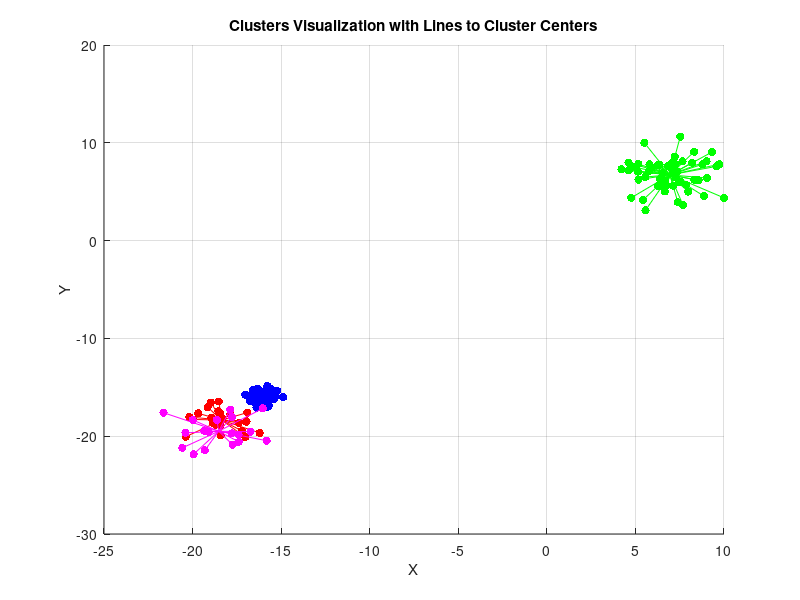
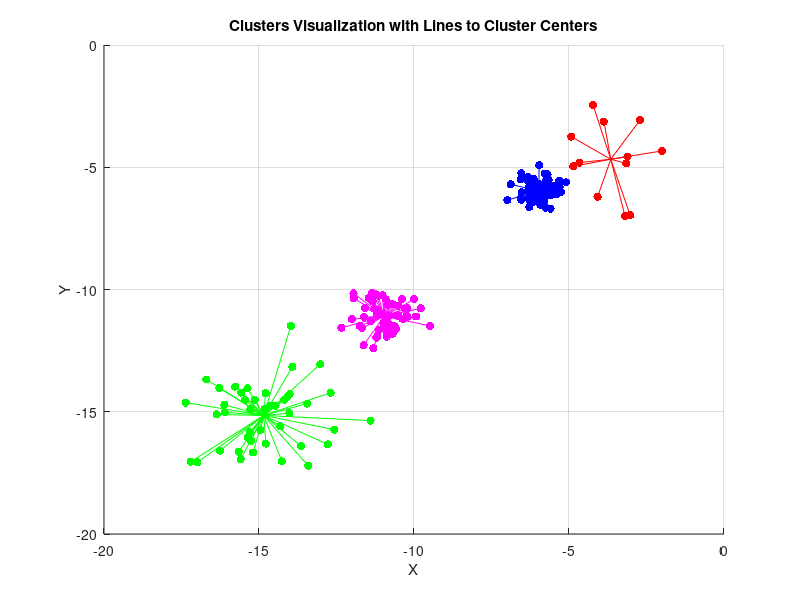
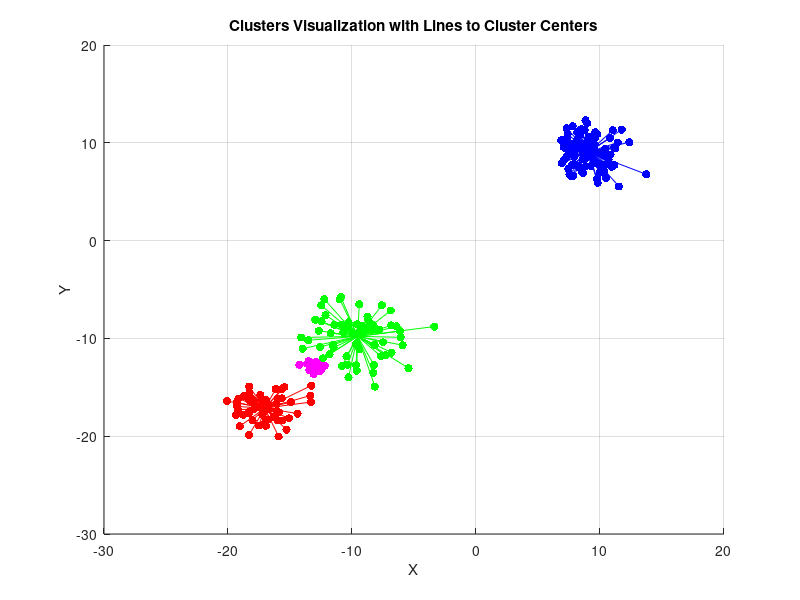
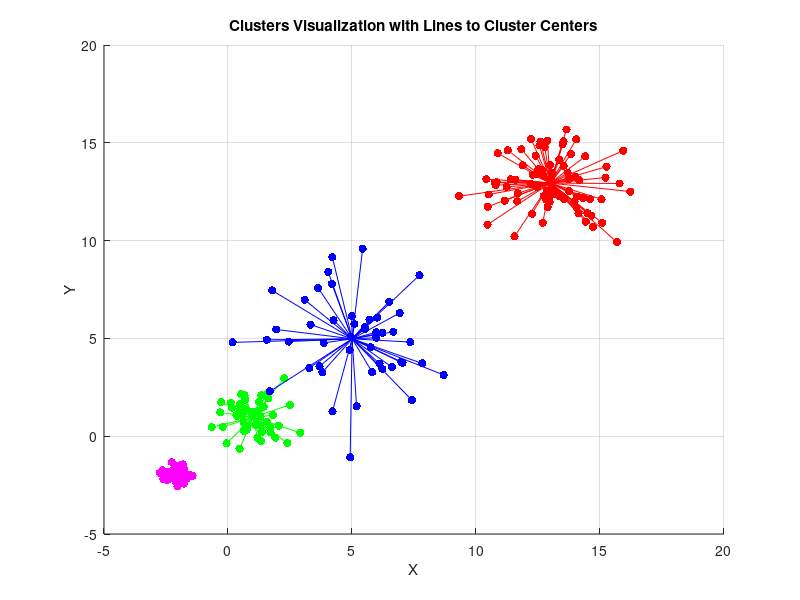

Recreate these plots in MATLAB, in order.
%%%%%%%%%%%%%%%%%%%%%%%%%%%%%%%%%%%%%%%%%%%%%%%%%%%%%%%%%%%%%%%%%%%%%%%%%%%%%%%%%%%%%%%%%%%%%%%%%%%%%%%%%%%%%%%%%%%
%%%%%%%%%%%%%%%%%%%%%%%%%%%%%%%%%%%%%%%%%%%%%%%%%%%%%%%%%% Q 1.0 Creating dataset %%%%%%%%%%%%%%%%%%%%%%%%%%%%%%%%%
%%%%%%%%%%%%%%%%%%%%%%%%%%%%%%%%%%%%%%%%%%%%%%%%%%%%%%%%%%%%%%%%%%%%%%%%%%%%%%%%%%%%%%%%%%%%%%%%%%%%%%%%%%%%%%%%%%%
% Parameters
%m = 3; % length of vector (dimension)
c = 4; % number of clusters
colors = ['r', 'g', 'b','m','k']; % colors for clusters

for m = 2:6
    for clusnum = 1:4
        % Init matrix and vectors
        all_vectors = [];
        labels = [];
        cluster_centers = [];
        for i = 1:c
            n = randi([10,100]);% number of points in cluster
            mean_val=randi([-20,20]);% mean value for cluster
            std_devs=2*rand+0.1;% standart deviation for cluster
            % Creating vector of cluster
            cluster_vectors = mean_val + std_devs * randn(n, m);
            % Adding cluster to space matrix
            all_vectors = [all_vectors; cluster_vectors];
            % Adding labels for clusters
            labels = [labels; repmat([i,n,mean_val,std_devs], n, 1)]; %cluster ID/number of points in cluster/mean value/standart deviation
            % Calculating center of cluster
            cluster_centers = [cluster_centers; mean(cluster_vectors, 1)];
        end
        % Sort labels by the third column (center coordinates)
        %all_vectors = sortrows(labels, 3);
        
        % Vizualization
        if m==3
            figure;
            hold on;
            for i = 1:c
                cluster_points = all_vectors(labels(:,1) == i, :);
                scatter3(cluster_points(:, 1), cluster_points(:, 2), cluster_points(:, 3), 36, colors(i), 'filled');
                % Grid line from center to points in cluster
                for j = 1:size(cluster_points, 1)
                    plot3([cluster_points(j, 1), cluster_centers(i, 1)], ...
                          [cluster_points(j, 2), cluster_centers(i, 2)], ...
                          [cluster_points(j, 3), cluster_centers(i, 3)], colors(i));
                end
            end
            hold off;
            xlabel('X');
            ylabel('Y');
            zlabel('Z');
            title('Clusters Visualization with Lines to Cluster Centers');
            grid on; 
            view(3); % 3D vizualization
            xlim auto;
            ylim auto;
            zlim auto;
        end
        if m==2
            figure;
            hold on;
            for i = 1:c
                cluster_points = all_vectors(labels(:,1) == i, :);
                scatter(cluster_points(:, 1), cluster_points(:, 2), 36, colors(i), 'filled');
                % Grid line from center to points in cluster
                for j = 1:size(cluster_points, 1)
                    plot([cluster_points(j, 1), cluster_centers(i, 1)], ...
                          [cluster_points(j, 2), cluster_centers(i, 2)], ...
                          colors(i));
                end
            end
            hold off;
            xlabel('X');
            ylabel('Y');
            title('Clusters Visualization with Lines to Cluster Centers');
            grid on; 
            xlim auto;
            ylim auto;
        end

        filename=['gaussian_cluster_', num2str(clusnum),'_',num2str(m),'D', '.mat'];
        save(filename);
    end
end
